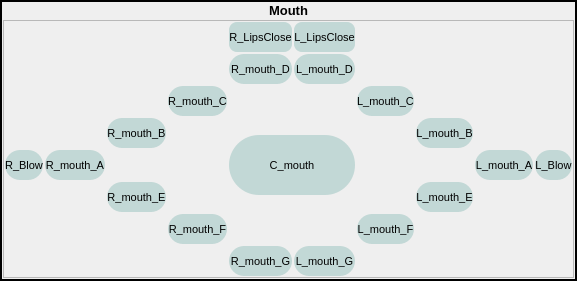
              <widget class="QFrame" name="frame_36">
               <property name="frameShape">
                <enum>QFrame::WinPanel</enum>
               </property>
               <property name="frameShadow">
                <enum>QFrame::Plain</enum>
               </property>
               <layout class="QGridLayout" name="gridLayout_38">
                <property name="leftMargin">
                 <number>1</number>
                </property>
                <property name="topMargin">
                 <number>1</number>
                </property>
                <property name="rightMargin">
                 <number>1</number>
                </property>
                <property name="bottomMargin">
                 <number>1</number>
                </property>
                <property name="spacing">
                 <number>2</number>
                </property>
                <item row="0" column="0">
                 <widget class="QLabel" name="label_5">
                  <property name="maximumSize">
                   <size>
                    <width>16777215</width>
                    <height>30</height>
                   </size>
                  </property>
                  <property name="font">
                   <font>
                    <pointsize>10</pointsize>
                    <weight>75</weight>
                    <bold>true</bold>
                   </font>
                  </property>
                  <property name="text">
                   <string>Mouth</string>
                  </property>
                  <property name="alignment">
                   <set>Qt::AlignCenter</set>
                  </property>
                 </widget>
                </item>
                <item row="1" column="0">
                 <widget class="QFrame" name="frame_37">
                  <property name="frameShape">
                   <enum>QFrame::StyledPanel</enum>
                  </property>
                  <property name="frameShadow">
                   <enum>QFrame::Plain</enum>
                  </property>
                  <layout class="QGridLayout" name="gridLayout_39">
                   <property name="leftMargin">
                    <number>1</number>
                   </property>
                   <property name="topMargin">
                    <number>1</number>
                   </property>
                   <property name="rightMargin">
                    <number>1</number>
                   </property>
                   <property name="bottomMargin">
                    <number>1</number>
                   </property>
                   <property name="spacing">
                    <number>2</number>
                   </property>
                   <item row="6" column="4">
                    <widget class="QPushButton" name="CTRL_R_mouth_stretch">
                     <property name="minimumSize">
                      <size>
                       <width>30</width>
                       <height>30</height>
                      </size>
                     </property>
                     <property name="font">
                      <font>
                       <pointsize>8</pointsize>
                       <weight>50</weight>
                       <bold>false</bold>
                      </font>
                     </property>
                     <property name="styleSheet">
                      <string notr="true">QPushButton{
background-color: rgba(165, 200, 198, 155);
border-style: outset;
border-width: 0px;
border-radius: 15px;
border-color: red;
}
QPushButton:hover{
background-color:rgba(0,0,200,60); 
color: black;}
QPushButton:checked{
background-color: rgba(0,255, 0 ,200);
border-style: inset; }

</string>
                     </property>
                     <property name="text">
                      <string>R_mouth_F</string>
                     </property>
                    </widget>
                   </item>
                   <item row="7" column="6">
                    <widget class="QPushButton" name="CTRL_L_mouth_lowerLipDepress">
                     <property name="minimumSize">
                      <size>
                       <width>30</width>
                       <height>30</height>
                      </size>
                     </property>
                     <property name="font">
                      <font>
                       <pointsize>8</pointsize>
                       <weight>50</weight>
                       <bold>false</bold>
                      </font>
                     </property>
                     <property name="styleSheet">
                      <string notr="true">QPushButton{
background-color: rgba(165, 200, 198, 155);
border-style: outset;
border-width: 0px;
border-radius: 15px;
border-color: red;
}
QPushButton:hover{
background-color:rgba(0,0,200,60); 
color: black;}
QPushButton:checked{
background-color: rgba(0,255, 0 ,200);
border-style: inset; }

</string>
                     </property>
                     <property name="text">
                      <string>L_mouth_G</string>
                     </property>
                    </widget>
                   </item>
                   <item row="6" column="7">
                    <widget class="QPushButton" name="CTRL_L_mouth_stretch">
                     <property name="minimumSize">
                      <size>
                       <width>30</width>
                       <height>30</height>
                      </size>
                     </property>
                     <property name="font">
                      <font>
                       <pointsize>8</pointsize>
                       <weight>50</weight>
                       <bold>false</bold>
                      </font>
                     </property>
                     <property name="styleSheet">
                      <string notr="true">QPushButton{
background-color: rgba(165, 200, 198, 155);
border-style: outset;
border-width: 0px;
border-radius: 15px;
border-color: red;
}
QPushButton:hover{
background-color:rgba(0,0,200,60); 
color: black;}
QPushButton:checked{
background-color: rgba(0,255, 0 ,200);
border-style: inset; }

</string>
                     </property>
                     <property name="text">
                      <string>L_mouth_F</string>
                     </property>
                    </widget>
                   </item>
                   <item row="7" column="5">
                    <widget class="QPushButton" name="CTRL_R_mouth_lowerLipDepress">
                     <property name="minimumSize">
                      <size>
                       <width>30</width>
                       <height>30</height>
                      </size>
                     </property>
                     <property name="font">
                      <font>
                       <pointsize>8</pointsize>
                       <weight>50</weight>
                       <bold>false</bold>
                      </font>
                     </property>
                     <property name="styleSheet">
                      <string notr="true">QPushButton{
background-color: rgba(165, 200, 198, 155);
border-style: outset;
border-width: 0px;
border-radius: 15px;
border-color: red;
}
QPushButton:hover{
background-color:rgba(0,0,200,60); 
color: black;}
QPushButton:checked{
background-color: rgba(0,255, 0 ,200);
border-style: inset; }

</string>
                     </property>
                     <property name="text">
                      <string>R_mouth_G</string>
                     </property>
                    </widget>
                   </item>
                   <item row="5" column="3">
                    <widget class="QPushButton" name="CTRL_R_mouth_cornerDepress">
                     <property name="minimumSize">
                      <size>
                       <width>30</width>
                       <height>30</height>
                      </size>
                     </property>
                     <property name="font">
                      <font>
                       <pointsize>8</pointsize>
                       <weight>50</weight>
                       <bold>false</bold>
                      </font>
                     </property>
                     <property name="styleSheet">
                      <string notr="true">QPushButton{
background-color: rgba(165, 200, 198, 155);
border-style: outset;
border-width: 0px;
border-radius: 15px;
border-color: red;
}
QPushButton:hover{
background-color:rgba(0,0,200,60); 
color: black;}
QPushButton:checked{
background-color: rgba(0,255, 0 ,200);
border-style: inset; }

</string>
                     </property>
                     <property name="text">
                      <string>R_mouth_E</string>
                     </property>
                    </widget>
                   </item>
                   <item row="5" column="8">
                    <widget class="QPushButton" name="CTRL_L_mouth_cornerDepress">
                     <property name="minimumSize">
                      <size>
                       <width>30</width>
                       <height>30</height>
                      </size>
                     </property>
                     <property name="font">
                      <font>
                       <pointsize>8</pointsize>
                       <weight>50</weight>
                       <bold>false</bold>
                      </font>
                     </property>
                     <property name="styleSheet">
                      <string notr="true">QPushButton{
background-color: rgba(165, 200, 198, 155);
border-style: outset;
border-width: 0px;
border-radius: 15px;
border-color: red;
}
QPushButton:hover{
background-color:rgba(0,0,200,60); 
color: black;}
QPushButton:checked{
background-color: rgba(0,255, 0 ,200);
border-style: inset; }

</string>
                     </property>
                     <property name="text">
                      <string>L_mouth_E</string>
                     </property>
                    </widget>
                   </item>
                   <item row="1" column="6">
                    <widget class="QPushButton" name="CTRL_L_mouth_upperLipRaise">
                     <property name="minimumSize">
                      <size>
                       <width>30</width>
                       <height>30</height>
                      </size>
                     </property>
                     <property name="font">
                      <font>
                       <pointsize>8</pointsize>
                       <weight>50</weight>
                       <bold>false</bold>
                      </font>
                     </property>
                     <property name="styleSheet">
                      <string notr="true">QPushButton{
background-color: rgba(165, 200, 198, 155);
border-style: outset;
border-width: 0px;
border-radius: 15px;
border-color: red;
}
QPushButton:hover{
background-color:rgba(0,0,200,60); 
color: black;}
QPushButton:checked{
background-color: rgba(0,255, 0 ,200);
border-style: inset; }

</string>
                     </property>
                     <property name="text">
                      <string>L_mouth_D</string>
                     </property>
                    </widget>
                   </item>
                   <item row="2" column="4">
                    <widget class="QPushButton" name="CTRL_R_mouth_sharpCornerPull">
                     <property name="minimumSize">
                      <size>
                       <width>30</width>
                       <height>30</height>
                      </size>
                     </property>
                     <property name="font">
                      <font>
                       <pointsize>8</pointsize>
                       <weight>50</weight>
                       <bold>false</bold>
                      </font>
                     </property>
                     <property name="styleSheet">
                      <string notr="true">QPushButton{
background-color: rgba(165, 200, 198, 155);
border-style: outset;
border-width: 0px;
border-radius: 15px;
border-color: red;
}
QPushButton:hover{
background-color:rgba(0,0,200,60); 
color: black;}
QPushButton:checked{
background-color: rgba(0,255, 0 ,200);
border-style: inset; }

</string>
                     </property>
                     <property name="text">
                      <string>R_mouth_C</string>
                     </property>
                    </widget>
                   </item>
                   <item row="2" column="7">
                    <widget class="QPushButton" name="CTRL_L_mouth_sharpCornerPull">
                     <property name="minimumSize">
                      <size>
                       <width>30</width>
                       <height>30</height>
                      </size>
                     </property>
                     <property name="font">
                      <font>
                       <pointsize>8</pointsize>
                       <weight>50</weight>
                       <bold>false</bold>
                      </font>
                     </property>
                     <property name="styleSheet">
                      <string notr="true">QPushButton{
background-color: rgba(165, 200, 198, 155);
border-style: outset;
border-width: 0px;
border-radius: 15px;
border-color: red;
}
QPushButton:hover{
background-color:rgba(0,0,200,60); 
color: black;}
QPushButton:checked{
background-color: rgba(0,255, 0 ,200);
border-style: inset; }

</string>
                     </property>
                     <property name="text">
                      <string>L_mouth_C</string>
                     </property>
                    </widget>
                   </item>
                   <item row="3" column="5" rowspan="3" colspan="2">
                    <widget class="QPushButton" name="CTRL_C_mouth">
                     <property name="sizePolicy">
                      <sizepolicy hsizetype="Minimum" vsizetype="Fixed">
                       <horstretch>0</horstretch>
                       <verstretch>0</verstretch>
                      </sizepolicy>
                     </property>
                     <property name="minimumSize">
                      <size>
                       <width>60</width>
                       <height>60</height>
                      </size>
                     </property>
                     <property name="font">
                      <font>
                       <pointsize>8</pointsize>
                       <weight>50</weight>
                       <bold>false</bold>
                      </font>
                     </property>
                     <property name="styleSheet">
                      <string notr="true">QPushButton{
background-color: rgba(165, 200, 198, 155);
border-style: outset;
border-width: 0px;
border-radius: 30px;
border-color: red;
}
QPushButton:hover{
background-color:rgba(0,0,200,60); 
color: black;}
QPushButton:checked{
background-color: rgba(0,255, 0 ,200);
border-style: inset; }

</string>
                     </property>
                     <property name="text">
                      <string>C_mouth</string>
                     </property>
                    </widget>
                   </item>
                   <item row="3" column="3">
                    <widget class="QPushButton" name="CTRL_R_mouth_cornerPull">
                     <property name="minimumSize">
                      <size>
                       <width>30</width>
                       <height>30</height>
                      </size>
                     </property>
                     <property name="font">
                      <font>
                       <pointsize>8</pointsize>
                       <weight>50</weight>
                       <bold>false</bold>
                      </font>
                     </property>
                     <property name="styleSheet">
                      <string notr="true">QPushButton{
background-color: rgba(165, 200, 198, 155);
border-style: outset;
border-width: 0px;
border-radius: 15px;
border-color: red;
}
QPushButton:hover{
background-color:rgba(0,0,200,60); 
color: black;}
QPushButton:checked{
background-color: rgba(0,255, 0 ,200);
border-style: inset; }

</string>
                     </property>
                     <property name="text">
                      <string>R_mouth_B</string>
                     </property>
                    </widget>
                   </item>
                   <item row="3" column="8">
                    <widget class="QPushButton" name="CTRL_L_mouth_cornerPull">
                     <property name="minimumSize">
                      <size>
                       <width>30</width>
                       <height>30</height>
                      </size>
                     </property>
                     <property name="font">
                      <font>
                       <pointsize>8</pointsize>
                       <weight>50</weight>
                       <bold>false</bold>
                      </font>
                     </property>
                     <property name="styleSheet">
                      <string notr="true">QPushButton{
background-color: rgba(165, 200, 198, 155);
border-style: outset;
border-width: 0px;
border-radius: 15px;
border-color: red;
}
QPushButton:hover{
background-color:rgba(0,0,200,60); 
color: black;}
QPushButton:checked{
background-color: rgba(0,255, 0 ,200);
border-style: inset; }

</string>
                     </property>
                     <property name="text">
                      <string>L_mouth_B</string>
                     </property>
                    </widget>
                   </item>
                   <item row="0" column="6">
                    <widget class="QPushButton" name="CTRL_L_mouth_stretchLipsClose">
                     <property name="minimumSize">
                      <size>
                       <width>30</width>
                       <height>30</height>
                      </size>
                     </property>
                     <property name="font">
                      <font>
                       <pointsize>8</pointsize>
                       <weight>50</weight>
                       <bold>false</bold>
                      </font>
                     </property>
                     <property name="styleSheet">
                      <string notr="true">QPushButton{
background-color: rgba(165, 200, 198, 155);
border-style: outset;
border-width: 0px;
border-radius: 8px;
border-color: red;
}
QPushButton:hover{
background-color:rgba(0,0,200,60); 
color: black;}
QPushButton:checked{
background-color: rgba(0,255, 0 ,200);
border-style: inset; }

</string>
                     </property>
                     <property name="text">
                      <string>L_LipsClose</string>
                     </property>
                    </widget>
                   </item>
                   <item row="4" column="2">
                    <widget class="QPushButton" name="CTRL_R_mouth_dimple">
                     <property name="minimumSize">
                      <size>
                       <width>30</width>
                       <height>30</height>
                      </size>
                     </property>
                     <property name="font">
                      <font>
                       <pointsize>8</pointsize>
                       <weight>50</weight>
                       <bold>false</bold>
                      </font>
                     </property>
                     <property name="styleSheet">
                      <string notr="true">QPushButton{
background-color: rgba(165, 200, 198, 155);
border-style: outset;
border-width: 0px;
border-radius: 15px;
border-color: red;
}
QPushButton:hover{
background-color:rgba(0,0,200,60); 
color: black;}
QPushButton:checked{
background-color: rgba(0,255, 0 ,200);
border-style: inset; }

</string>
                     </property>
                     <property name="text">
                      <string>R_mouth_A</string>
                     </property>
                    </widget>
                   </item>
                   <item row="4" column="9">
                    <widget class="QPushButton" name="CTRL_L_mouth_dimple">
                     <property name="minimumSize">
                      <size>
                       <width>30</width>
                       <height>30</height>
                      </size>
                     </property>
                     <property name="font">
                      <font>
                       <pointsize>8</pointsize>
                       <weight>50</weight>
                       <bold>false</bold>
                      </font>
                     </property>
                     <property name="styleSheet">
                      <string notr="true">QPushButton{
background-color: rgba(165, 200, 198, 155);
border-style: outset;
border-width: 0px;
border-radius: 15px;
border-color: red;
}
QPushButton:hover{
background-color:rgba(0,0,200,60); 
color: black;}
QPushButton:checked{
background-color: rgba(0,255, 0 ,200);
border-style: inset; }

</string>
                     </property>
                     <property name="text">
                      <string>L_mouth_A</string>
                     </property>
                    </widget>
                   </item>
                   <item row="0" column="5">
                    <widget class="QPushButton" name="CTRL_R_mouth_stretchLipsClose">
                     <property name="minimumSize">
                      <size>
                       <width>30</width>
                       <height>30</height>
                      </size>
                     </property>
                     <property name="font">
                      <font>
                       <pointsize>8</pointsize>
                       <weight>50</weight>
                       <bold>false</bold>
                      </font>
                     </property>
                     <property name="styleSheet">
                      <string notr="true">QPushButton{
background-color: rgba(165, 200, 198, 155);
border-style: outset;
border-width: 0px;
border-radius: 8px;
border-color: red;
}
QPushButton:hover{
background-color:rgba(0,0,200,60); 
color: black;}
QPushButton:checked{
background-color: rgba(0,255, 0 ,200);
border-style: inset; }

</string>
                     </property>
                     <property name="text">
                      <string>R_LipsClose</string>
                     </property>
                    </widget>
                   </item>
                   <item row="1" column="5">
                    <widget class="QPushButton" name="CTRL_R_mouth_upperLipRaise">
                     <property name="minimumSize">
                      <size>
                       <width>30</width>
                       <height>30</height>
                      </size>
                     </property>
                     <property name="font">
                      <font>
                       <pointsize>8</pointsize>
                       <weight>50</weight>
                       <bold>false</bold>
                      </font>
                     </property>
                     <property name="styleSheet">
                      <string notr="true">QPushButton{
background-color: rgba(165, 200, 198, 155);
border-style: outset;
border-width: 0px;
border-radius: 15px;
border-color: red;
}
QPushButton:hover{
background-color:rgba(0,0,200,60); 
color: black;}
QPushButton:checked{
background-color: rgba(0,255, 0 ,200);
border-style: inset; }

</string>
                     </property>
                     <property name="text">
                      <string>R_mouth_D</string>
                     </property>
                    </widget>
                   </item>
                   <item row="4" column="10" colspan="2">
                    <widget class="QPushButton" name="CTRL_L_mouth_suckBlow">
                     <property name="minimumSize">
                      <size>
                       <width>30</width>
                       <height>30</height>
                      </size>
                     </property>
                     <property name="font">
                      <font>
                       <pointsize>8</pointsize>
                       <weight>50</weight>
                       <bold>false</bold>
                      </font>
                     </property>
                     <property name="styleSheet">
                      <string notr="true">QPushButton{
background-color: rgba(165, 200, 198, 155);
border-style: outset;
border-width: 0px;
border-radius: 15px;
border-color: red;
}
QPushButton:hover{
background-color:rgba(0,0,200,60); 
color: black;}
QPushButton:checked{
background-color: rgba(0,255, 0 ,200);
border-style: inset; }

</string>
                     </property>
                     <property name="text">
                      <string>L_Blow</string>
                     </property>
                    </widget>
                   </item>
                   <item row="4" column="0" colspan="2">
                    <widget class="QPushButton" name="CTRL_R_mouth_suckBlow">
                     <property name="minimumSize">
                      <size>
                       <width>30</width>
                       <height>30</height>
                      </size>
                     </property>
                     <property name="font">
                      <font>
                       <pointsize>8</pointsize>
                       <weight>50</weight>
                       <bold>false</bold>
                      </font>
                     </property>
                     <property name="styleSheet">
                      <string notr="true">QPushButton{
background-color: rgba(165, 200, 198, 155);
border-style: outset;
border-width: 0px;
border-radius: 15px;
border-color: red;
}
QPushButton:hover{
background-color:rgba(0,0,200,60); 
color: black;}
QPushButton:checked{
background-color: rgba(0,255, 0 ,200);
border-style: inset; }

</string>
                     </property>
                     <property name="text">
                      <string>R_Blow</string>
                     </property>
                    </widget>
                   </item>
                  </layout>
                 </widget>
                </item>
               </layout>
              </widget>
